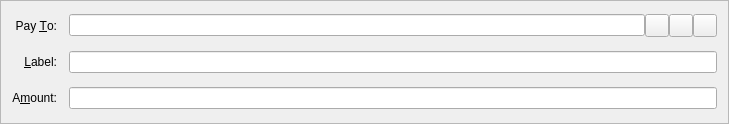
<?xml version="1.0" encoding="UTF-8"?>
<ui version="4.0">
 <class>SendCoinsEntry</class>
 <widget class="QFrame" name="SendCoinsEntry">
  <property name="geometry">
   <rect>
    <x>0</x>
    <y>0</y>
    <width>729</width>
    <height>124</height>
   </rect>
  </property>
  <property name="windowTitle">
   <string>Form</string>
  </property>
  <property name="frameShape">
   <enum>QFrame::StyledPanel</enum>
  </property>
  <property name="frameShadow">
   <enum>QFrame::Sunken</enum>
  </property>
  <layout class="QGridLayout" name="gridLayout">
   <property name="spacing">
    <number>12</number>
   </property>
   <item row="5" column="1">
    <widget class="BitcoinAmountField" name="payAmount"/>
   </item>
   <item row="3" column="0">
    <widget class="QLabel" name="label_2">
     <property name="text">
      <string>Pay &amp;To:</string>
     </property>
     <property name="alignment">
      <set>Qt::AlignRight|Qt::AlignTrailing|Qt::AlignVCenter</set>
     </property>
     <property name="buddy">
      <cstring>payTo</cstring>
     </property>
    </widget>
   </item>
   <item row="5" column="0">
    <widget class="QLabel" name="label">
     <property name="text">
      <string>A&amp;mount:</string>
     </property>
     <property name="alignment">
      <set>Qt::AlignRight|Qt::AlignTrailing|Qt::AlignVCenter</set>
     </property>
     <property name="buddy">
      <cstring>payAmount</cstring>
     </property>
    </widget>
   </item>
   <item row="4" column="1">
    <layout class="QHBoxLayout" name="horizontalLayout_2">
     <property name="spacing">
      <number>0</number>
     </property>
     <item>
      <widget class="QValidatedLineEdit" name="addAsLabel">
       <property name="enabled">
        <bool>true</bool>
       </property>
       <property name="toolTip">
        <string>Enter a label for this address to add it to your address book</string>
       </property>
      </widget>
     </item>
    </layout>
   </item>
   <item row="4" column="0">
    <widget class="QLabel" name="label_4">
     <property name="text">
      <string>&amp;Label:</string>
     </property>
     <property name="alignment">
      <set>Qt::AlignRight|Qt::AlignTrailing|Qt::AlignVCenter</set>
     </property>
     <property name="buddy">
      <cstring>addAsLabel</cstring>
     </property>
    </widget>
   </item>
   <item row="3" column="1">
    <layout class="QHBoxLayout" name="payToLayout">
     <property name="spacing">
      <number>0</number>
     </property>
     <item>
      <widget class="QValidatedLineEdit" name="payTo">
       <property name="toolTip">
        <string>The address to send the payment to  (e.g. 1NS17iag9jJgTHD1VXjvLCEnZuQ3rJDE9L)</string>
       </property>
       <property name="maxLength">
        <number>34</number>
       </property>
      </widget>
     </item>
     <item>
      <widget class="QToolButton" name="addressBookButton">
       <property name="toolTip">
        <string>Choose address from address book</string>
       </property>
       <property name="text">
        <string/>
       </property>
       <property name="icon">
        <iconset resource="../bitcoin.qrc">
         <normaloff>:/icons/address-book</normaloff>:/icons/address-book</iconset>
       </property>
       <property name="shortcut">
        <string>Alt+A</string>
       </property>
      </widget>
     </item>
     <item>
      <widget class="QToolButton" name="pasteButton">
       <property name="toolTip">
        <string>Paste address from clipboard</string>
       </property>
       <property name="text">
        <string/>
       </property>
       <property name="icon">
        <iconset resource="../bitcoin.qrc">
         <normaloff>:/icons/editpaste</normaloff>:/icons/editpaste</iconset>
       </property>
       <property name="shortcut">
        <string>Alt+P</string>
       </property>
      </widget>
     </item>
     <item>
      <widget class="QToolButton" name="deleteButton">
       <property name="toolTip">
        <string>Remove this recipient</string>
       </property>
       <property name="text">
        <string/>
       </property>
       <property name="icon">
        <iconset resource="../bitcoin.qrc">
         <normaloff>:/icons/remove</normaloff>:/icons/remove</iconset>
       </property>
      </widget>
     </item>
    </layout>
   </item>
  </layout>
 </widget>
 <customwidgets>
  <customwidget>
   <class>BitcoinAmountField</class>
   <extends>QLineEdit</extends>
   <header>bitcoinamountfield.h</header>
   <container>1</container>
  </customwidget>
  <customwidget>
   <class>QValidatedLineEdit</class>
   <extends>QLineEdit</extends>
   <header>qvalidatedlineedit.h</header>
  </customwidget>
 </customwidgets>
 <resources>
  <include location="../bitcoin.qrc"/>
 </resources>
 <connections/>
</ui>
